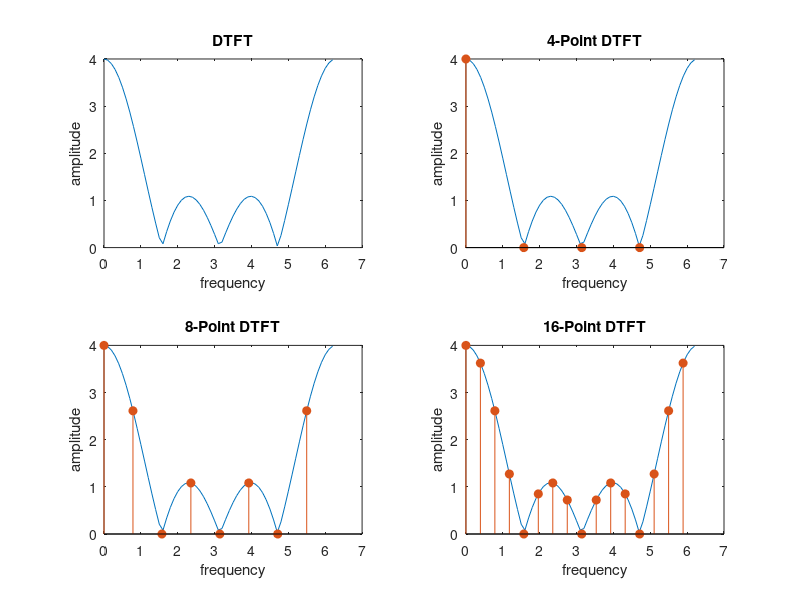

MATLAB code for this plot:
%plot DTFT
w=0:0.1:2*pi;
xw=1 + exp(-j*1*w) + exp(-j*2*w)+ exp(-j*3*w)
subplot(2,2,1);
plot(w,abs(xw)); 
title('DTFT');
xlabel('frequency');
ylabel('amplitude');

%4 point DTFT

xn=ones(1,4)
N=4;
n=0:N-1;
k=0:N-1;
wn=exp(-j*2*pi/N*n'*k);
xk=(xn*wn);
subplot(2,2,2)
plot(w,abs(xw));
hold on;
stem(2*pi*k/N,abs(xk),'filled')
hold on;
title('4-Point DTFT');
xlabel('frequency');
ylabel('amplitude');

%8 point DTFT

xn=[ones(1,4) zeros(1,4)]
N=8;
n=0:N-1;
k=0:N-1;
wn1=exp(-j*2*pi/N*n'*k);
xk1=(xn*wn1);
subplot(2,2,3)
plot(w,abs(xw));
hold on;
stem(2*pi*k/N,abs(xk1),'filled')
hold on;
title('8-Point DTFT');
xlabel('frequency');
ylabel('amplitude');

%16 point DTFT

xn=[ones(1,4) zeros(1,4) zeros(1,4) zeros(1,4)]
N=16;
n=0:N-1;
k=0:N-1;
wn2=exp(-j*2*pi/N*n'*k);
xk2=(xn*wn2);
subplot(2,2,4)
plot(w,abs(xw));
hold on;
stem(2*pi*k/N,abs(xk2),'filled')
hold on;
title('16-Point DTFT');
xlabel('frequency');
ylabel('amplitude');
